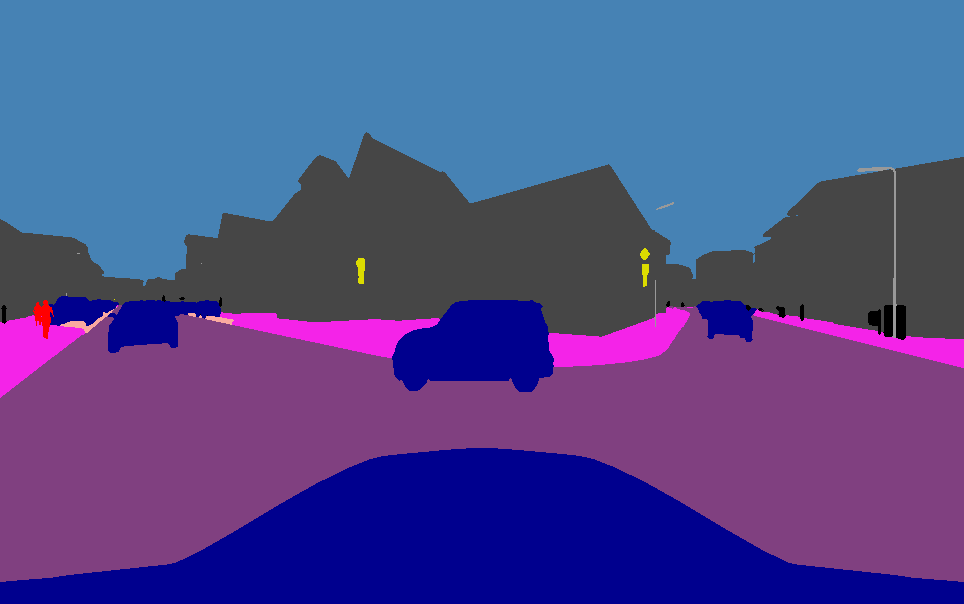
#> input picture data/front.png, 964 x 604 px
$ jupyter execute --allow-errors eda.ipynb   (shell and % lines are left out)
#> lines starting #> are read from the running program, lines starting #| are printed output that depends on the picture
[cell 1]
import cv2
import numpy as np

import PIL
import matplotlib.pyplot as plt

[cell 2]
# Load the images
image1 = cv2.imread('../data/front.png')
#> image1 is the input picture: shape (604, 964, 3); mean B, G, R 140.2, 75.9, 79.2
image2 = cv2.imread('../data/left.png')
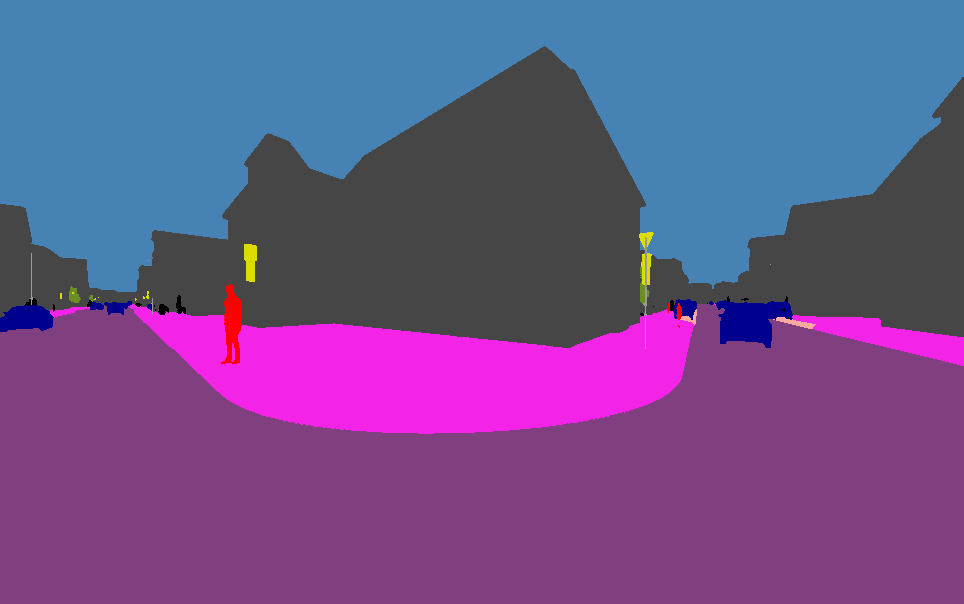
#> input picture data/left.png, 964 x 604 px
#> image2 is the input picture: shape (604, 964, 3); mean B, G, R 138.9, 82.6, 106.6

[cell 3]
gray1 = cv2.cvtColor(image1, cv2.COLOR_BGR2GRAY)
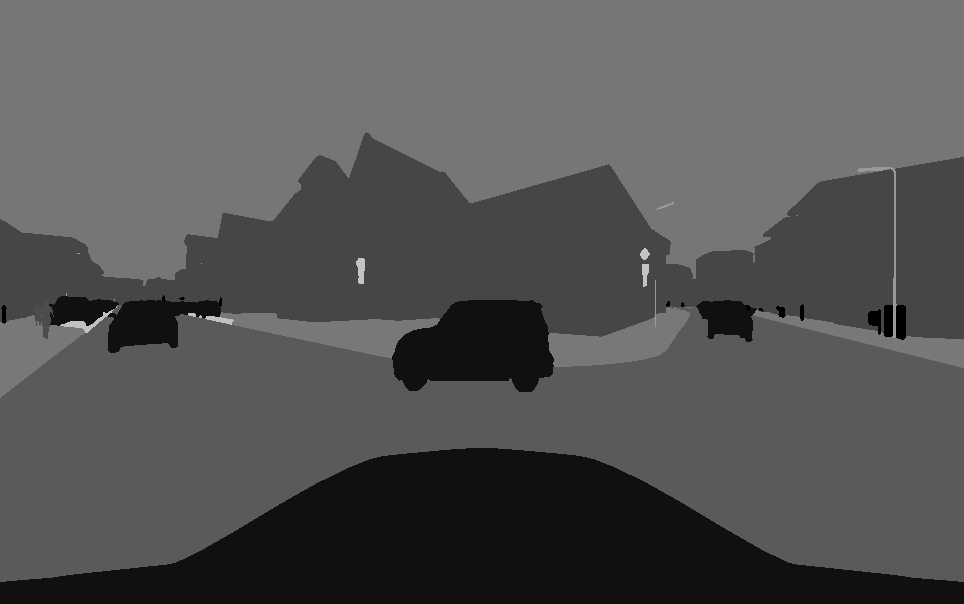
#> gray1: shape (604, 964); min 0, max 195, mean 84.2
gray2 = cv2.cvtColor(image2, cv2.COLOR_BGR2GRAY)
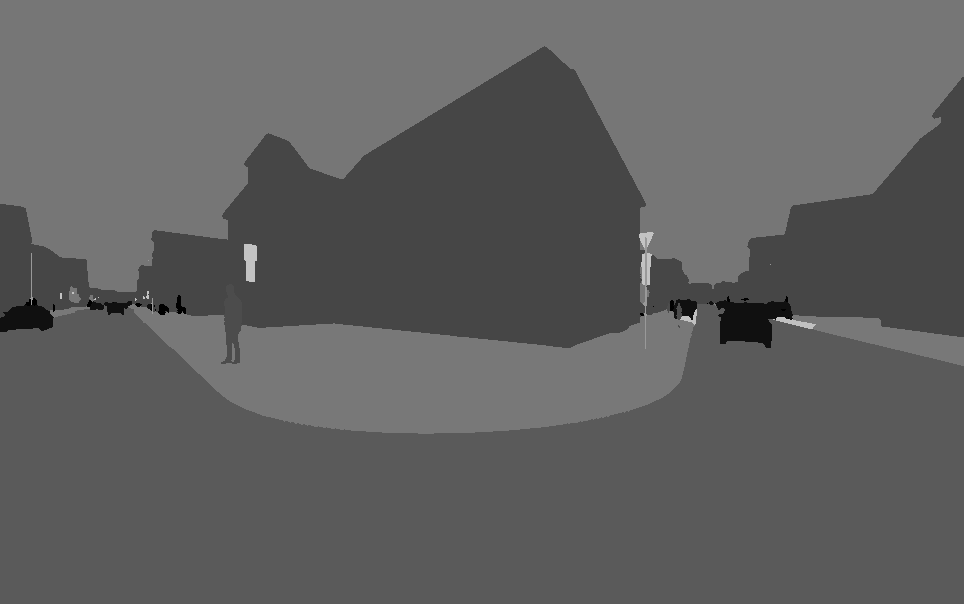
#> gray2: shape (604, 964); min 0, max 195, mean 96.1

[cell 4]
plt.imshow(gray1, cmap='gray')
plt.show()
plt.imshow(gray2, cmap='gray')

[cell 5]
sift = cv2.SIFT_create()

[cell 6]
# Detect keypoints and compute descriptors for both images
keypoints1, descriptors1 = sift.detectAndCompute(gray1, None, )
#> keypoints1 = 261 keypoints; strongest (x, y, size): (200, 317, 1.9), (194, 315, 2.8), (110, 312, 1.9), (189, 314, 2.2)
keypoints2, descriptors2 = sift.detectAndCompute(gray2, None)
#> keypoints2 = 182 keypoints; strongest (x, y, size): (147, 297, 2.2), (779, 319, 3.4), (32, 299, 1.8), (250, 253, 10.9)

[cell 7]
plt.imshow(cv2.drawKeypoints(gray1, keypoints1, None, flags=0))
plt.show()
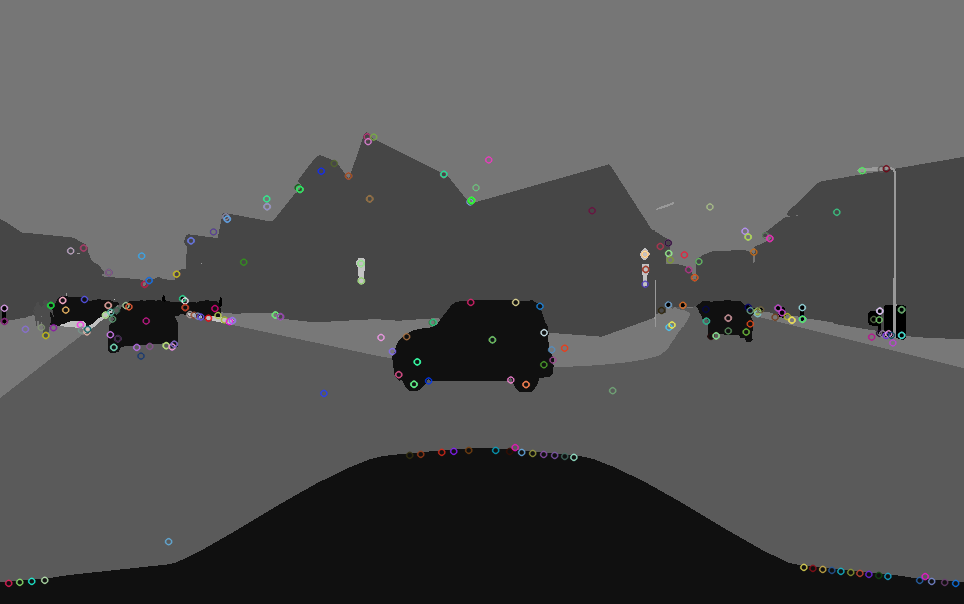
#> shown: shape (604, 964, 3); mean R, G, B 84.7, 84.6, 84.7
plt.imshow(cv2.drawKeypoints(gray2, keypoints2, None, flags=0))
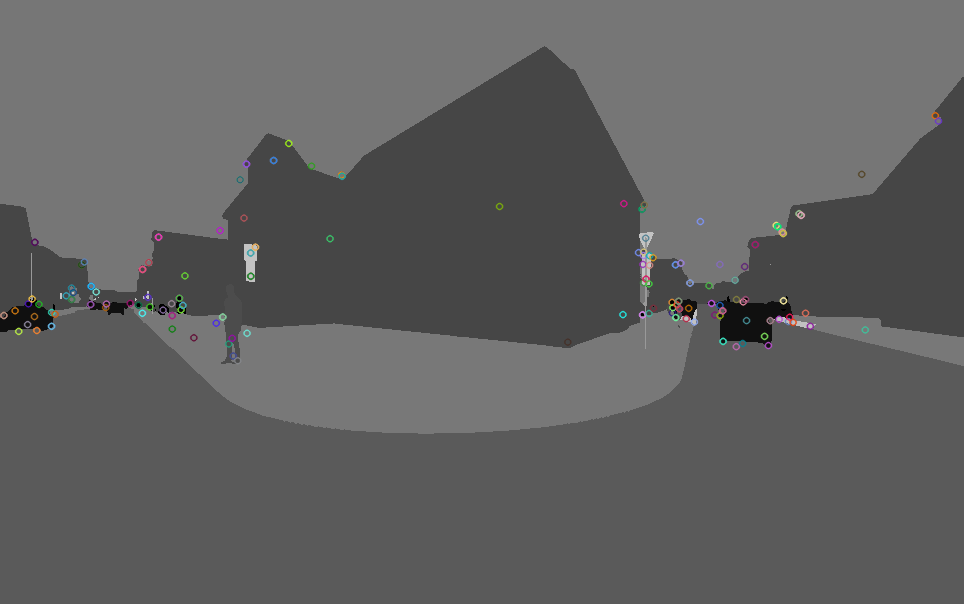
#> shown: shape (604, 964, 3); mean R, G, B 96.3, 96.3, 96.3

[cell 8]
# matches = cv2.BFMatcher().knnMatch(descriptors2, descriptors1, k=2)
matches = cv2.BFMatcher().match(descriptors2, descriptors1)
#> matches = 182 matches

[cell 9]
good_matches = sorted(matches, key=lambda x: x.distance)
#> good_matches = 182 matches

[cell 10]
plt.figure(figsize=(20, 20))
plt.imshow(cv2.drawMatches(gray2, keypoints2, gray1, keypoints1, good_matches[:10], None, flags=cv2.DRAW_MATCHES_FLAGS_NOT_DRAW_SINGLE_POINTS))
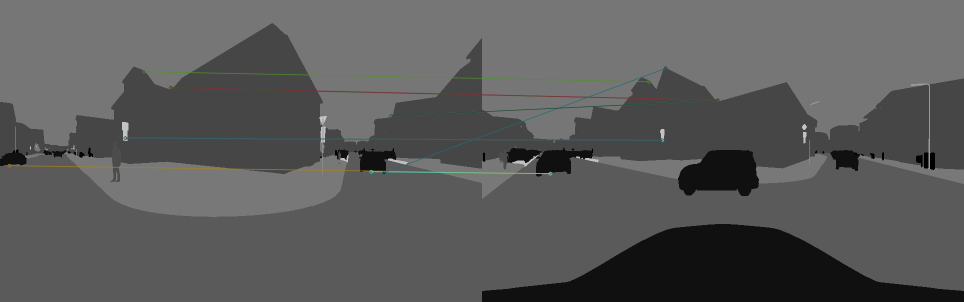
#> shown: shape (604, 1928, 3) (shown at 1/2 size); mean R, G, B 90.1, 90.2, 90

[cell 11]
src_points = np.float32([keypoints1[match.trainIdx].pt for match in good_matches]).reshape(-1, 1, 2)
#> src_points = 182 rows, first 8: [471.1, 199.8], [471.1, 199.8], [136.3, 346.8], [470.5, 200.8], [360.8, 280.4], [136.3, 346.8], [333.8, 163], [366.8, 136.3]
dst_points = np.float32([keypoints2[match.queryIdx].pt for match in good_matches]).reshape(-1, 1, 2)
#> dst_points = 182 rows, first 8: [341.6, 175.7], [341.1, 174.6], [18.26, 330.8], [781.8, 231.6], [250.3, 275.7], [742.2, 343], [288.3, 142.9], [767.9, 345]

[cell 12]
homography, _ = cv2.findHomography(src_points, dst_points, cv2.RANSAC, 5.0)
#> homography = [[-0.167, 0.222, 34.7], [-0.457, -0.292, 273.9], [-0.00149, -0.00148, 1]]

[cell 13]
result = cv2.warpPerspective(image1, homography, (image2.shape[1], image2.shape[0]))
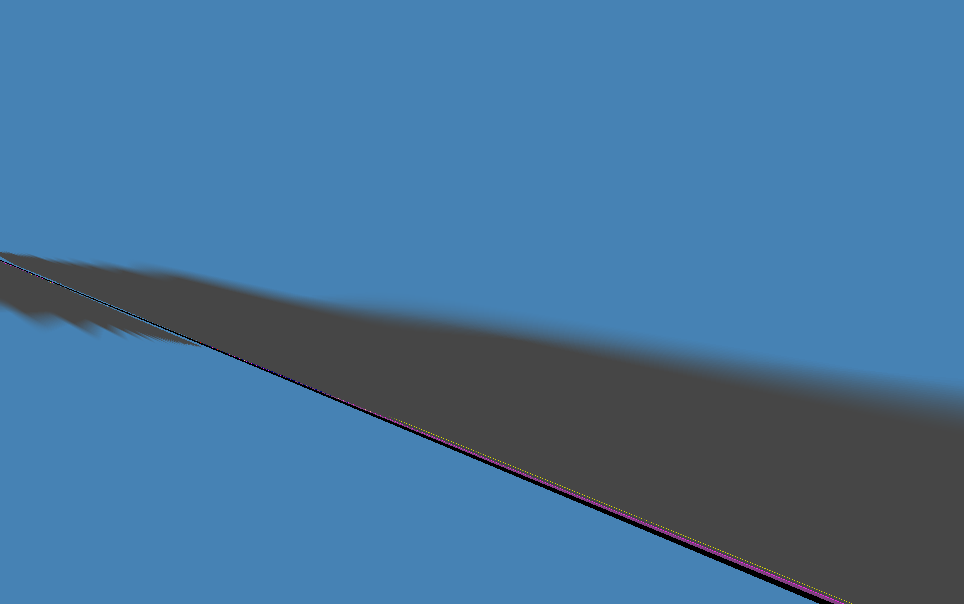
#> result: shape (604, 964, 3); mean B, G, R 155, 116.2, 69.9

[cell 14]
plt.imshow(result)

[cell 15]
alpha = 0.5
blended_image = cv2.addWeighted(result, alpha, image2, 1 - alpha, 0)
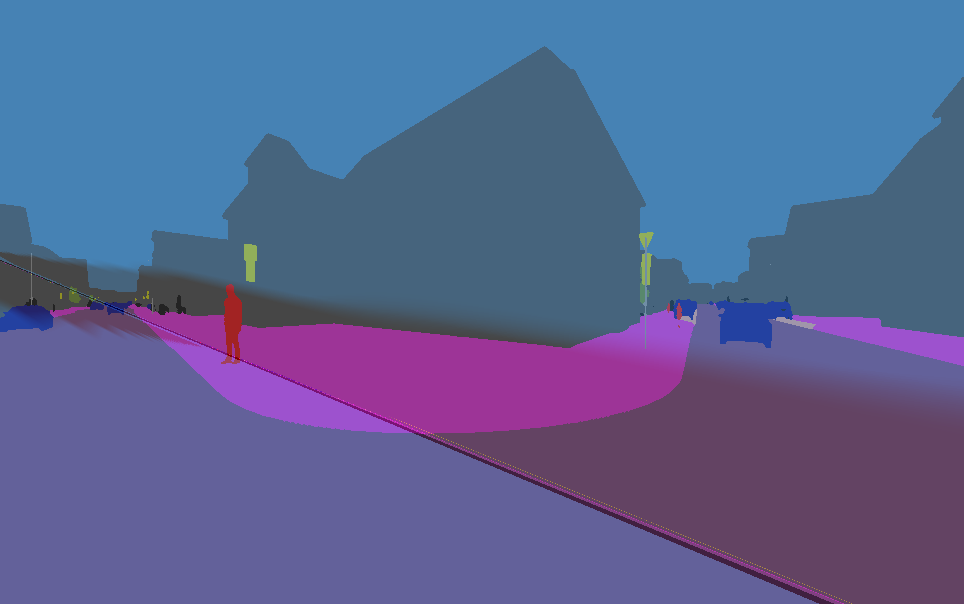
#> blended_image: shape (604, 964, 3); mean B, G, R 147, 99.3, 88.2
